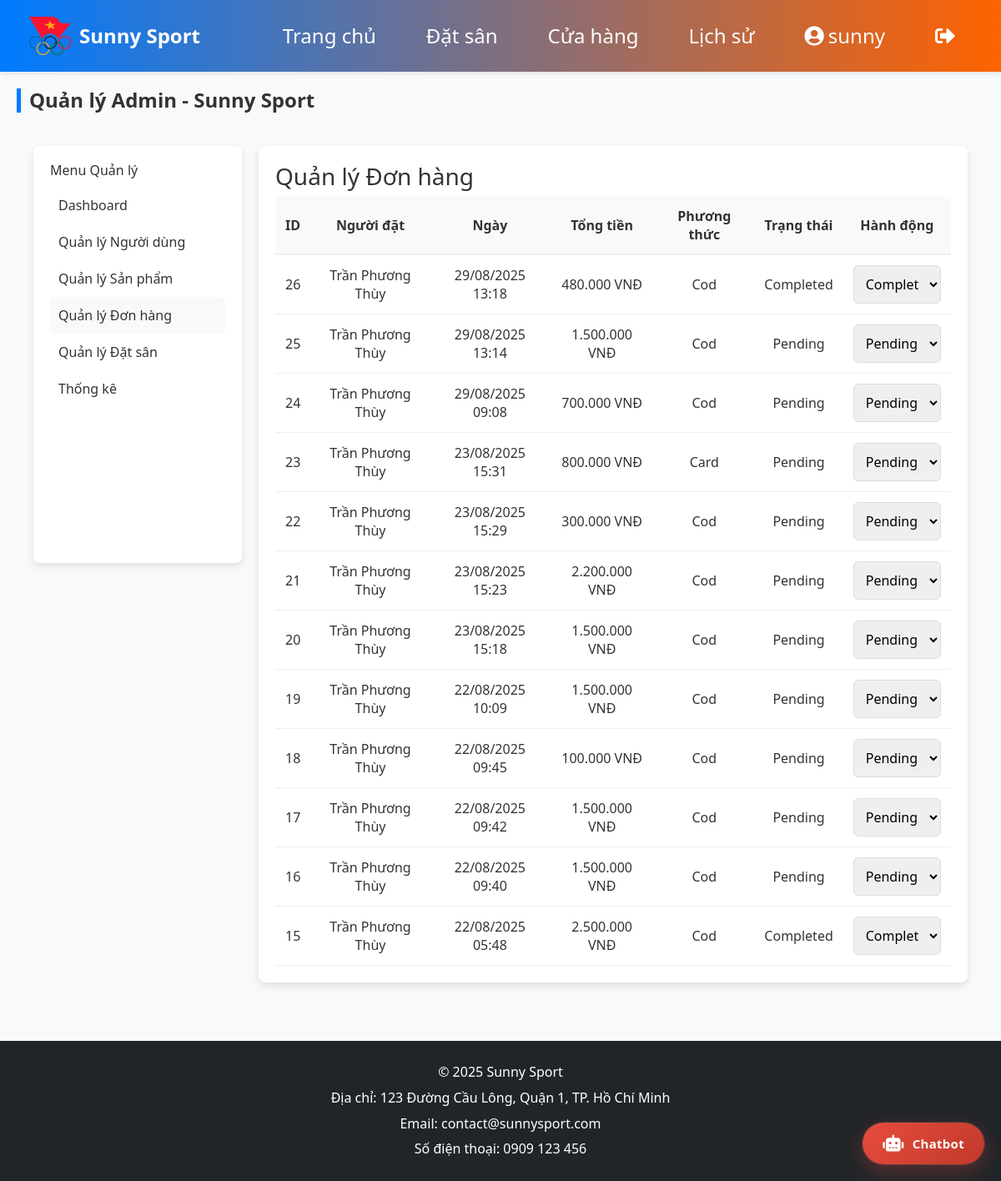
Screenshot of /admin.php?section=orders (signed in) with the database file from the repository.
### tables this page shows
CREATE TABLE `orders` (
  `order_id` int(11) NOT NULL COMMENT 'Mã đơn hàng',
  `user_id` int(11) DEFAULT NULL COMMENT 'Mã người dùng',
  `recipient_name` varchar(255) DEFAULT NULL COMMENT 'Tên người nhận',
  `shipping_address` text DEFAULT NULL COMMENT 'Địa chỉ giao hàng',
  `phone_number` varchar(20) DEFAULT NULL COMMENT 'Số điện thoại nhận hàng',
  `notes` text DEFAULT NULL COMMENT 'Ghi chú đơn hàng',
  `total_amount` decimal(10,2) NOT NULL COMMENT 'Tổng tiền (VNĐ)',
  `status` enum('pending','completed','cancelled') DEFAULT 'pending' COMMENT 'Trạng thái: pending (chờ), completed (hoàn thành), cancelled (hủy)',
  `payment_method` enum('cod','card') DEFAULT 'cod' COMMENT 'Phương thức thanh toán: cod (khi nhận hàng), card (bằng thẻ)',
  `created_at` timestamp NOT NULL DEFAULT current_timestamp() COMMENT 'Thời gian tạo'
);

CREATE TABLE `users` (
  `user_id` int(11) NOT NULL COMMENT 'Mã người dùng',
  `username` varchar(50) NOT NULL COMMENT 'Tên đăng nhập (duy nhất)',
  `password` varchar(255) NOT NULL COMMENT 'Mật khẩu (mã hóa)',
  `full_name` varchar(100) NOT NULL COMMENT 'Họ và tên',
  `phone` varchar(15) NOT NULL COMMENT 'Số điện thoại',
  `email` varchar(100) DEFAULT NULL COMMENT 'Email',
  `created_at` timestamp NOT NULL DEFAULT current_timestamp() COMMENT 'Thời gian tạo',
  `role` enum('client','admin') DEFAULT 'client' COMMENT 'Vai trò: client (khách hàng), admin (quản trị viên)'
);

### admin.php (the view, shortened to what this page needs)
<?php
include 'config/database.php';
$section = $_GET['section'] ?? 'dashboard';
include 'includes/header.php';
?>
<h2 class="section-title">Quản lý Admin - Sunny Sport</h2>
<div class="shop-container" style="display:flex; gap:20px; align-items:flex-start; padding:20px;">
    <div class="product-filter" style="background:white; padding:20px; border-radius:8px; box-shadow:0 4px 10px rgba(0,0,0,0.1); width:250px; min-height:500px;">
        <h3 style="font-size:16px; color:#333;">Menu Quản lý</h3>
        <ul style="list-style:none; padding:0;">
            <li><a href="admin.php?section=dashboard" style="display:block; padding:10px; color:#333; text-decoration:none; <?php echo $section === 'dashboard' ? 'background:#f8f9fa; border-radius:6px;' : ''; ?>">Dashboard</a></li>
            <li><a href="admin.php?section=users" style="display:block; padding:10px; color:#333; text-decoration:none; <?php echo $section === 'users' ? 'background:#f8f9fa; border-radius:6px;' : ''; ?>">Quản lý Người dùng</a></li>
            <li><a href="admin.php?section=products" style="display:block; padding:10px; color:#333; text-decoration:none; <?php echo $section === 'products' ? 'background:#f8f9fa; border-radius:6px;' : ''; ?>">Quản lý Sản phẩm</a></li>
            <li><a href="admin.php?section=orders" style="display:block; padding:10px; color:#333; text-decoration:none; <?php echo $section === 'orders' ? 'background:#f8f9fa; border-radius:6px;' : ''; ?>">Quản lý Đơn hàng</a></li>
            <li><a href="admin.php?section=bookings" style="display:block; padding:10px; color:#333; text-decoration:none; <?php echo $section === 'bookings' ? 'background:#f8f9fa; border-radius:6px;' : ''; ?>">Quản lý Đặt sân</a></li>
            <li><a href="admin.php?section=stats" style="display:block; padding:10px; color:#333; text-decoration:none; <?php echo $section === 'stats' ? 'background:#f8f9fa; border-radius:6px;' : ''; ?>">Thống kê</a></li>
        </ul>
    </div>
    <div class="admin-content" style="flex:1; background:white; padding:20px; border-radius:8px; box-shadow:0 4px 10px rgba(0,0,0,0.1);">
        <?php if ($section === 'dashboard'): ?>
            <h3>Dashboard</h3>
            <div class="stats-grid" style="display:grid; grid-template-columns:repeat(auto-fit, minmax(200px,1fr)); gap:15px; margin-bottom:20px;">
                <div class="stat-box" style="padding:15px; border:1px solid #eee; border-radius:8px; text-align:center;">
                    <h4>Doanh thu Đơn hàng</h4>
                    <p style="color:#dc3545; font-weight:bold;"><?php echo number_format($total_orders, 0, ',', '.'); ?> VNĐ</p>
                </div>
                <div class="stat-box" style="padding:15px; border:1px solid #eee; border-radius:8px; text-align:center;">
                    <h4>Doanh thu Đặt sân</h4>
                    <p style="color:#dc3545; font-weight:bold;"><?php echo number_format($total_bookings, 0, ',', '.'); ?> VNĐ</p>
                </div>
                <div class="stat-box" style="padding:15px; border:1px solid #eee; border-radius:8px; text-align:center;">
                    <h4>Đặt sân hôm nay</h4>
                    <p style="color:#28a745; font-weight:bold;"><?php echo $today_bookings; ?></p>
                </div>
                <div class="stat-box" style="padding:15px; border:1px solid #eee; border-radius:8px; text-align:center;">
                    <h4>Đơn hàng hôm nay</h4>
                    <p style="color:#28a745; font-weight:bold;"><?php echo $today_orders; ?></p>
                </div>
            <div class="stat-box" style="padding:15px; border:1px solid #eee; border-radius:8px; text-align:center;">
                <h4>Đặt sân hôm nay</h4>
                <?php
                $stmt = $conn->prepare("SELECT COALESCE(SUM(total_price),0) AS revenue_booking_today FROM bookings WHERE booking_date = CURDATE() AND status='confirmed'");
                $stmt->execute();
                $revenue_booking_today = $stmt->get_result()->fetch_assoc()['revenue_booking_today'] ?? 0;
                ?>
                <p style="color:#fd7e14; font-weight:bold;"><?php echo number_format($revenue_booking_today, 0, ',', '.'); ?> VNĐ</p>
            </div>
            <div class="stat-box" style="padding:15px; border:1px solid #eee; border-radius:8px; text-align:center;">
                <h4>Đơn hàng hôm nay</h4>
                <?php
                $stmt = $conn->prepare("SELECT COALESCE(SUM(total_amount),0) AS revenue_order_today FROM orders WHERE DATE(created_at) = CURDATE() AND status='completed'");
                $stmt->execute();
                $revenue_order_today = $stmt->get_result()->fetch_assoc()['revenue_order_today'] ?? 0;
                ?>
                <p style="color:#6f42c1; font-weight:bold;"><?php echo number_format($revenue_order_today, 0, ',', '.'); ?> VNĐ</p>
            </div>
            </div>
            <div style="display:grid; grid-template-columns: 1fr 1fr; gap:20px; margin-top:20px;">
                <div>
                    <h4>Top 5 Sân đặt nhiều (30 ngày)</h4>
                    <canvas id="topCourtsChart" style="width: 100%; height: 300px; max-width: 600px;"></canvas>
                </div>
                <div>
                    <h4>Top 5 Sản phẩm bán chạy</h4>
                    <canvas id="topProductsChart" style="width: 100%; height: 300px; max-width: 600px;"></canvas>
                </div>
            </div>
            <div style="margin-top:20px;">
                <h4>Giờ cao điểm đặt sân</h4>
                <canvas id="todayPeakHoursChart"></canvas>
            </div>
        <?php elseif ($section === 'orders'): ?>
            <h3>Quản lý Đơn hàng</h3>
            <?php
            $stmt = $conn->prepare("SELECT o.order_id, o.created_at, o.total_amount, o.status, o.payment_method, u.full_name FROM orders o JOIN users u ON o.user_id = u.user_id ORDER BY o.created_at DESC");
            $stmt->execute();
            $result = $stmt->get_result();
            ?>
            <table style="width:100%; border-collapse:collapse;">
                <thead>
                    <tr style="background:#f8f9fa; border-bottom:2px solid #eee;">
                        <th style="padding:12px;">ID</th>
                        <th style="padding:12px;">Người đặt</th>
                        <th style="padding:12px;">Ngày</th>
                        <th style="padding:12px;">Tổng tiền</th>
                        <th style="padding:12px;">Phương thức</th>
                        <th style="padding:12px;">Trạng thái</th>
                        <th style="padding:12px;">Hành động</th>
                    </tr>
                </thead>
                <tbody>
                    <?php while ($row = $result->fetch_assoc()): ?>
                        <tr style="border-bottom:1px solid #eee;">
                            <td style="padding:12px;"><?php echo $row['order_id']; ?></td>
                            <td style="padding:12px;"><?php echo htmlspecialchars($row['full_name']); ?></td>
                            <td style="padding:12px;"><?php echo date('d/m/Y H:i', strtotime($row['created_at'])); ?></td>
                            <td style="padding:12px;"><?php echo number_format($row['total_amount'], 0, ',', '.'); ?> VNĐ</td>
                            <td style="padding:12px;"><?php echo ucfirst($row['payment_method']); ?></td>
                            <td style="padding:12px;"><?php echo ucfirst($row['status']); ?></td>
                            <td style="padding:12px;">
                                <form action="admin_update_order.php" method="post" style="display:inline;">
                                    <select name="status" onchange="this.form.submit()">
                                        <option value="pending" <?php echo $row['status'] === 'pending' ? 'selected' : ''; ?>>Pending</option>
                                        <option value="completed" <?php echo $row['status'] === 'completed' ? 'selected' : ''; ?>>Completed</option>
                                    </select>
                                </form>
                            </td>
                        </tr>
                    <?php endwhile; ?>
                </tbody>
            </table>
        <?php elseif ($section === 'settings'): ?>
            <h3>Cấu hình Hệ thống</h3>
            <p>Quản lý cài đặt hệ thống, thông tin website và cấu hình đặt sân.</p>
            <a href="admin_edit_settings.php" class="filter-submit" style="display:inline-block; margin-top:10px;">Chỉnh sửa cấu hình</a>
        <?php endif; ?>
    </div>
</div>
<?php include 'includes/footer.php'; ?>

### includes/header.php (style rules this page uses)
* { margin:0; padding:0; box-sizing: border-box; }
body { font-family: "Segoe UI", sans-serif; background: #f8f9fa; color: #333; }
.section-title { font-size: 24px; font-weight: bold; margin-bottom: 15px; color: #007bff; border-left: 5px solid #007bff; padding-left: 10px; }
input, select, button { width: 100%; padding: 10px; border: 1px solid #ddd; border-radius: 6px; }

### admin.php (style rules this page uses)
.section-title { font-size:24px; color:#333; margin-bottom:20px; }
.product-filter h3 { font-size:16px; color:#333; margin-bottom:10px; }
table th, table td { text-align:center; padding:12px; }

### rows the page displays
orders: order_id "26", user.full_name "Trần Phương Thùy", created_at "29/08/2025 13:18", total_amount "480.000", payment_method "Cod", status "Completed"
orders: order_id "25", user.full_name "Trần Phương Thùy", created_at "29/08/2025 13:14", total_amount "1.500.000", payment_method "Cod", status "Pending"
orders: order_id "24", user.full_name "Trần Phương Thùy", created_at "29/08/2025 09:08", total_amount "700.000", payment_method "Cod", status "Pending"
orders: order_id "23", user.full_name "Trần Phương Thùy", created_at "23/08/2025 15:31", total_amount "800.000", payment_method "Card", status "Pending"
orders: order_id "22", user.full_name "Trần Phương Thùy", created_at "23/08/2025 15:29", total_amount "300.000", payment_method "Cod", status "Pending"
orders: order_id "21", user.full_name "Trần Phương Thùy", created_at "23/08/2025 15:23", total_amount "2.200.000", payment_method "Cod", status "Pending"
orders: order_id "20", user.full_name "Trần Phương Thùy", created_at "23/08/2025 15:18", total_amount "1.500.000", payment_method "Cod", status "Pending"
orders: order_id "19", user.full_name "Trần Phương Thùy", created_at "22/08/2025 10:09", total_amount "1.500.000", payment_method "Cod", status "Pending"
orders: order_id "18", user.full_name "Trần Phương Thùy", created_at "22/08/2025 09:45", total_amount "100.000", payment_method "Cod", status "Pending"
orders: order_id "17", user.full_name "Trần Phương Thùy", created_at "22/08/2025 09:42", total_amount "1.500.000", payment_method "Cod", status "Pending"
orders: order_id "16", user.full_name "Trần Phương Thùy", created_at "22/08/2025 09:40", total_amount "1.500.000", payment_method "Cod", status "Pending"
orders: order_id "15", user.full_name "Trần Phương Thùy", created_at "22/08/2025 05:48", total_amount "2.500.000", payment_method "Cod", status "Completed"

### other values shown
$_SESSION['username'] "sunny"
